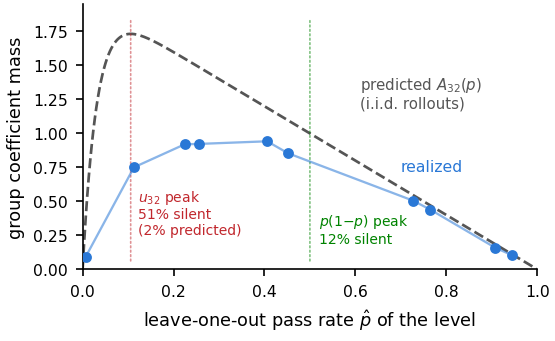

Generate this figure with Python:
#!/usr/bin/env python
"""MAZE-SCORE: the neural-scale boundary and the mechanism behind it.

Left   the frozen primary and secondary, paired over 48 blocks.
Right  why: predicted vs realized coefficient mass, leave-one-out pass rate.
       The identity is exact under conditionally i.i.d. rollouts; real groups
       share a level but not a maze, so unanimity is far more common than
       Binomial and realized mass falls short -- most where p is lowest, which
       is exactly where the deployed-N score puts its mass.

Numbers from hopper/MAZE_SCORE_ANALYSIS.json (frozen analyzer, run once) and
hopper/MAZE_SCORE_CALIBRATION.json (post-hoc, descriptive).
"""
import json
import os

import matplotlib

matplotlib.use("Agg")
import matplotlib.pyplot as plt
import numpy as np

HERE = os.path.dirname(os.path.abspath(__file__))
ROOT = os.path.dirname(os.path.dirname(HERE))

BLUE = "#2a78d6"
GREEN = "#008300"
GRAY = "#555555"
RED = "#c1272d"

plt.rcParams.update({
    "font.size": 8.5, "axes.titlesize": 9, "axes.labelsize": 8.5,
    "xtick.labelsize": 7.5, "ytick.labelsize": 7.5, "legend.fontsize": 7.5,
    "axes.spines.top": False, "axes.spines.right": False,
    "axes.linewidth": 0.8, "pdf.fonttype": 42, "ps.fonttype": 42,
})

cal = json.load(open(os.path.join(ROOT, "hopper/MAZE_SCORE_CALIBRATION.json")))
ana = json.load(open(os.path.join(ROOT, "hopper/MAZE_SCORE_ANALYSIS.json")))
_ = ana  # frozen primary is reported in the text and in the claim map

fig, axB = plt.subplots(1, 1, figsize=(3.7, 2.28))

# ------------------------------------------------------------------ Panel B
p = np.array([b["mean_pass_rate_loo"] for b in cal["bins"]])
pred = np.array([b["predicted_mass_A32"] for b in cal["bins"]])
obs = np.array([b["observed_mass_mean"] for b in cal["bins"]])
sem = np.array([b["observed_mass_sem"] for b in cal["bins"]])

grid = np.linspace(1e-4, 1, 600)
axB.plot(grid, 2 * (1 - grid - (1 - grid) ** 32), color=GRAY, lw=1.3, ls="--")
axB.errorbar(p, obs, yerr=sem, fmt="o", ms=4.2, color=BLUE, lw=1.0,
             capsize=1.8, zorder=5)
axB.plot(p, obs, color=BLUE, lw=1.1, alpha=0.55, zorder=4)

axB.text(0.61, 1.30, "predicted $A_{32}(p)$\n(i.i.d. rollouts)", fontsize=7.2,
         color=GRAY, ha="left", va="center", linespacing=1.15)
axB.text(0.70, 0.72, "realized", fontsize=7.5, color=BLUE, ha="left")

# where each score puts its mass
ps_un = 1 - 32 ** (-1 / 31)
axB.annotate("", xy=(ps_un, 0.02), xytext=(ps_un, 1.86),
             arrowprops=dict(arrowstyle="-", lw=0.8, color=RED, alpha=0.5,
                             ls=":"))
axB.annotate("", xy=(0.5, 0.02), xytext=(0.5, 1.86),
             arrowprops=dict(arrowstyle="-", lw=0.8, color=GREEN, alpha=0.5,
                             ls=":"))
axB.text(ps_un + .015, 0.60, "$u_{32}$ peak\n51% silent\n(2% predicted)",
         fontsize=6.7, color=RED, ha="left", va="top", linespacing=1.15)
axB.text(0.52, 0.42, "$p(1{-}p)$ peak\n12% silent",
         fontsize=6.7, color=GREEN, ha="left", va="top", linespacing=1.15)

axB.set_xlim(0, 1)
axB.set_ylim(0, 1.95)
axB.set_xlabel("leave-one-out pass rate $\\hat p$ of the level")
axB.set_ylabel("group coefficient mass")


fig.tight_layout(pad=0.3)
fig.savefig(os.path.join(HERE, "fig_mazescore.pdf"))
fig.savefig(os.path.join(HERE, "fig_mazescore.png"), dpi=150)
print("wrote fig_mazescore.pdf / .png")
